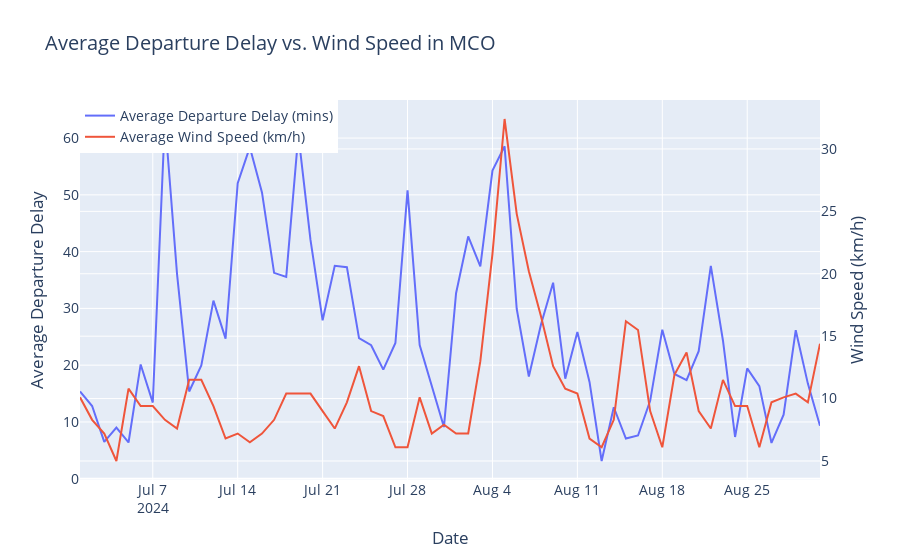

The notebook cell this image was saved under:
### Code cell
x_mco = flights_MCO_dep['flight_date']
y_mco = flights_MCO_dep['avg_dep_delay']
y_wind = flights_MCO_dep['avg_wind_speed_kmh']

fig = go.Figure()

fig.add_trace(go.Scatter(
    x=x_mco, y=y_mco,
    mode='lines',
    name='Average Departure Delay (mins)',
    yaxis='y1'  # Assign to first y-axis
))

fig.add_trace(go.Scatter(
    x=x_mco, y=y_wind,
    mode='lines',
    name='Average Wind Speed (km/h)',
    yaxis='y2'  # Assign to second y-axis
))

fig.update_layout(
    title="Average Departure Delay vs. Wind Speed in MCO",
    xaxis_title="Date",
    yaxis=dict(
        title="Average Departure Delay",
    ),
    yaxis2=dict(
        title="Wind Speed (km/h)",
        overlaying='y',  # Makes it share the same x-axis
        side='right'
    ),
    legend=dict(x=0, y=1),  # Position legend
    font=dict(size=14)  # Sets overall font size
)

fig.show()

### Figure 1 — Plotly figure (JSON) as saved in the notebook; plotly's stock layout.template omitted (floating-point values rounded to 4 significant figures)
{"data": [{"mode": "lines", "name": "Average Departure Delay (mins)", "type": "scatter", "x": ["2024-07-01", "2024-07-02", "2024-07-03", "2024-07-04", "2024-07-05", "2024-07-06", "2024-07-07", "2024-07-08", "2024-07-09", "2024-07-10", "2024-07-11", "2024-07-12", "2024-07-13", "2024-07-14", "2024-07-15", "2024-07-16", "2024-07-17", "2024-07-18", "2024-07-19", "2024-07-20", "2024-07-21", "2024-07-22", "2024-07-23", "2024-07-24", "2024-07-25", "2024-07-26", "2024-07-27", "2024-07-28", "2024-07-29", "2024-07-30", "2024-07-31", "2024-08-01", "2024-08-02", "2024-08-03", "2024-08-04", "2024-08-05", "2024-08-06", "2024-08-07", "2024-08-08", "2024-08-09", "2024-08-10", "2024-08-11", "2024-08-12", "2024-08-13", "2024-08-14", "2024-08-15", "2024-08-16", "2024-08-17", "2024-08-18", "2024-08-19", "2024-08-20", "2024-08-21", "2024-08-22", "2024-08-23", "2024-08-24", "2024-08-25", "2024-08-26", "2024-08-27", "2024-08-28", "2024-08-29", "2024-08-30", "2024-08-31"], "y": [15.36, 12.8, 6.48, 9.01, 6.38, 20.13, 13.41, 63.36, 36.05, 15.36, 19.95, 31.36, 24.68, 52.06, 58.4, 50.42, 36.26, 35.56, 60.62, 42.06, 27.9, 37.51, 37.26, 24.75, 23.51, 19.22, 23.91, 50.8, 23.53, 16.33, 9.1, 32.68, 42.67, 37.41, 54.26, 58.55, 29.9, 18.01, 27.15, 34.53, 17.62, 25.83, 17.05, 3.12, 12.59, 7.08, 7.61, 13.72, 26.25, 18.45, 17.36, 22.47, 37.48, 24.35, 7.35, 19.43, 16.31, 6.3, 11.29, 26.15, 16.75, 9.32], "yaxis": "y"}, {"mode": "lines", "name": "Average Wind Speed (km/h)", "type": "scatter", "x": ["2024-07-01", "2024-07-02", "2024-07-03", "2024-07-04", "2024-07-05", "2024-07-06", "2024-07-07", "2024-07-08", "2024-07-09", "2024-07-10", "2024-07-11", "2024-07-12", "2024-07-13", "2024-07-14", "2024-07-15", "2024-07-16", "2024-07-17", "2024-07-18", "2024-07-19", "2024-07-20", "2024-07-21", "2024-07-22", "2024-07-23", "2024-07-24", "2024-07-25", "2024-07-26", "2024-07-27", "2024-07-28", "2024-07-29", "2024-07-30", "2024-07-31", "2024-08-01", "2024-08-02", "2024-08-03", "2024-08-04", "2024-08-05", "2024-08-06", "2024-08-07", "2024-08-08", "2024-08-09", "2024-08-10", "2024-08-11", "2024-08-12", "2024-08-13", "2024-08-14", "2024-08-15", "2024-08-16", "2024-08-17", "2024-08-18", "2024-08-19", "2024-08-20", "2024-08-21", "2024-08-22", "2024-08-23", "2024-08-24", "2024-08-25", "2024-08-26", "2024-08-27", "2024-08-28", "2024-08-29", "2024-08-30", "2024-08-31"], "y": [10.1, 8.3, 7.2, 5.0, 10.8, 9.4, 9.4, 8.3, 7.6, 11.5, 11.5, 9.4, 6.8, 7.2, 6.5, 7.2, 8.3, 10.4, 10.4, 10.4, 9.0, 7.6, 9.7, 12.6, 9.0, 8.6, 6.1, 6.1, 10.1, 7.2, 7.9, 7.2, 7.2, 13.0, 21.6, 32.4, 24.8, 20.2, 16.6, 12.6, 10.8, 10.4, 6.8, 6.1, 8.3, 16.2, 15.5, 9.0, 6.1, 11.9, 13.7, 9.0, 7.6, 11.5, 9.4, 9.4, 6.1, 9.7, 10.1, 10.4, 9.7, 14.4], "yaxis": "y2"}], "layout": {"font": {"size": 14}, "legend": {"x": 0, "y": 1}, "title": {"text": "Average Departure Delay vs. Wind Speed in MCO"}, "xaxis": {"title": {"text": "Date"}}, "yaxis": {"title": {"text": "Average Departure Delay"}}, "yaxis2": {"overlaying": "y", "side": "right", "title": {"text": "Wind Speed (km/h)"}}}}
